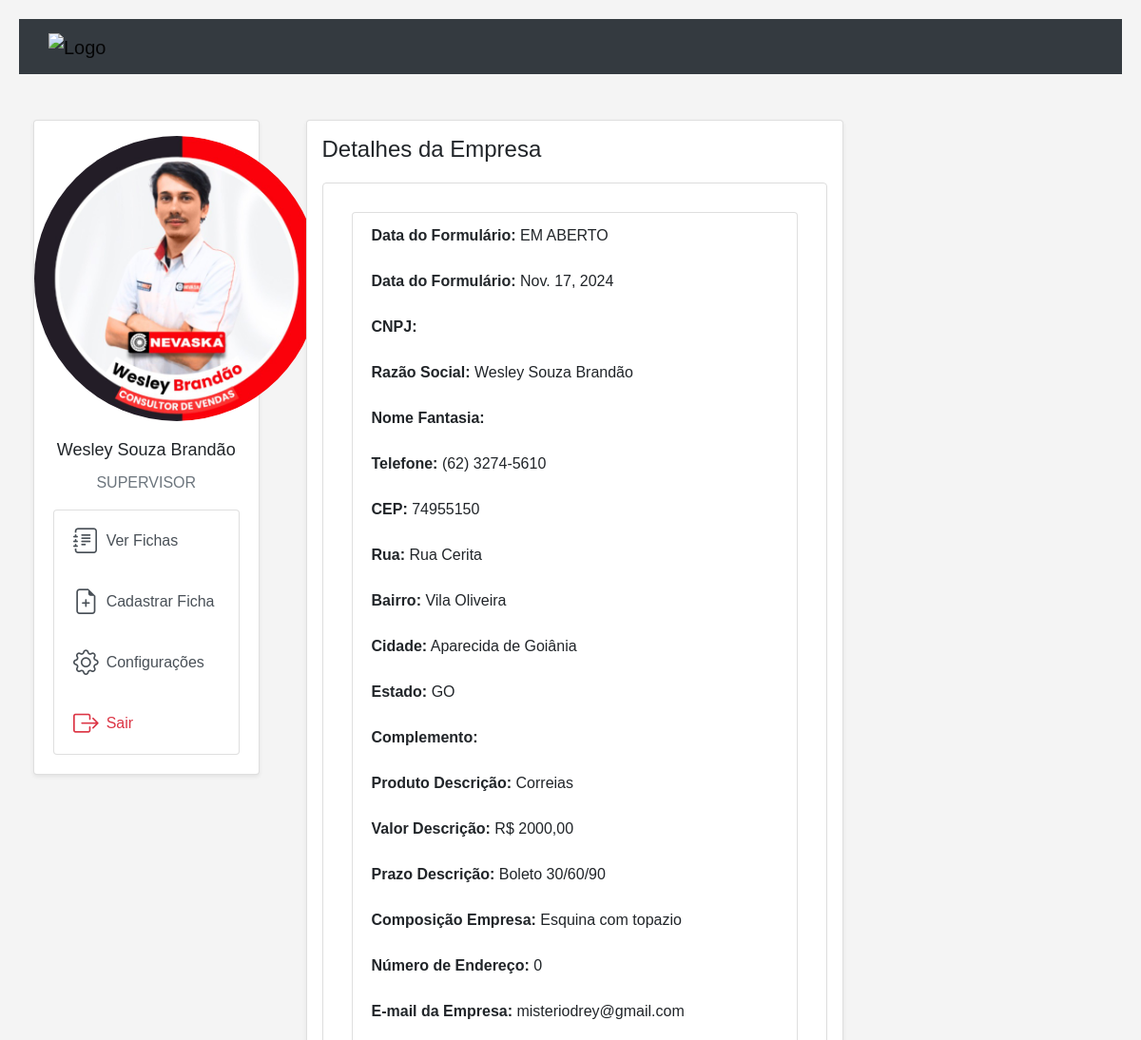
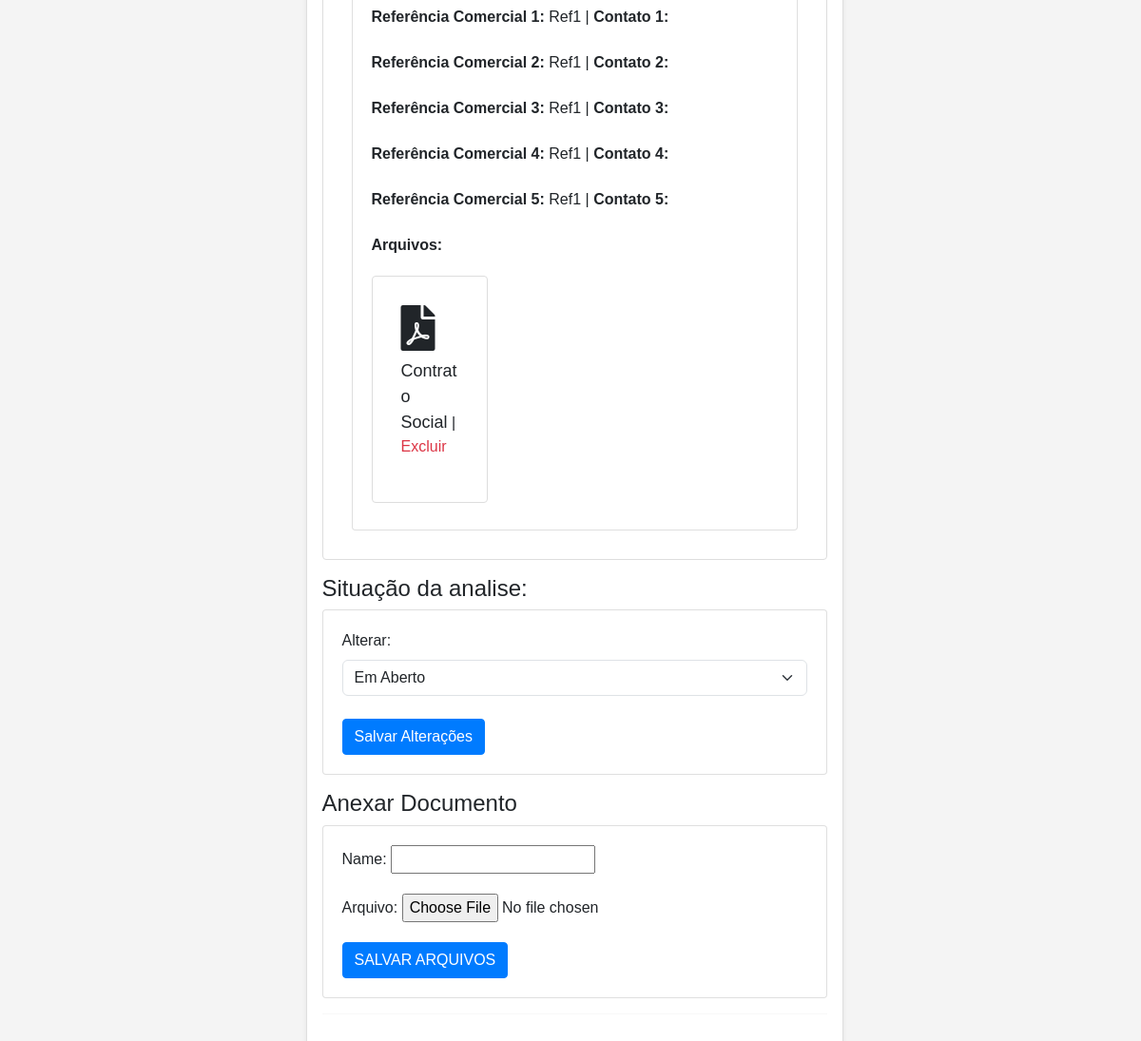
Page /detalhes_empresa/id=1 (signed in) on the committed database (2 pictures, top to bottom).
### reg/models.py (models this page shows, shortened)
class User(AbstractUser):
    rca = models.CharField(max_length=3, null=True, blank=True)
    cargos = models.CharField(choices=[('VENDEDOR', 'Vendedor'), (
        'GERENTE', 'Gerente'), ('SUPERVISOR', 'Supervisor')], max_length=25, null=True)
    first_name = models.CharField(max_length=100, null=True)
    img = models.ImageField(
        upload_to=user_directory_path, blank=True, null=True)

class Empresa(models.Model):
    owner = models.ForeignKey(User, on_delete=models.SET_NULL, null=True)
    data_form = models.DateField(default='2024-01-01')
    situacao_cliente = models.CharField(max_length=50, default='Cadastro')
    cod_cliente = models.CharField(max_length=10, default='0000')
    emp_cnpj = models.CharField(max_length=18, default='00.000.000/0000-00')
    emp_cpf = models.CharField(max_length=14, default='000.000.000-00')
    emp_ie = models.CharField(max_length=9, default='000.000')
    tipo_cliente = models.CharField(max_length=50, default='')
    razao_nome = models.CharField(max_length=255, default='')
    fantasia_nome = models.CharField(max_length=255, default='')
    cep = models.CharField(max_length=9, default='00000-000')
    rua = models.CharField(max_length=255, default='Rua exemplo')
    bairro = models.CharField(max_length=255, default='Bairro exemplo')
    cidade = models.CharField(max_length=255, default='Cidade exemplo')
    estado = models.CharField(max_length=2, default='XX')
    complemento = models.CharField(max_length=255, null=True, default="")
    produto_desc = models.CharField(max_length=255, default='Produto padrão')
    valor_desc = models.CharField(max_length=255, null=True)
    prazo_desc = models.CharField(max_length=255, null=True)
    comp_emp = models.CharField(max_length=255, null=True)
    num_endr = models.CharField(max_length=10, null=True)
    email_empresa = models.CharField(max_length=255, null=True)
    telefone_empresa = models.CharField(max_length=255, null=True)
    referencia1 = models.CharField(max_length=255, default='Referência 1')
    contato1 = models.CharField(max_length=20, default='(00) 0000-0000')
    referencia2 = models.CharField(max_length=255, default='Referência 2')
    contato2 = models.CharField(max_length=20, default='(00) 0000-0000')
    referencia3 = models.CharField(max_length=255, default='Referência 3')
    contato3 = models.CharField(max_length=20, default='(00) 0000-0000')
    referencia4 = models.CharField(max_length=255, default='Referência 4')
    contato4 = models.CharField(max_length=20, default='(00) 0000-0000')
    referencia5 = models.CharField(max_length=255, default='Referência 5')
    contato5 = models.CharField(max_length=20, default='(00) 0000-0000')
    result = models.CharField(choices=[('APROVADO', 'Aprovado'), ('REPROVADO', 'Reprovado'), (
        'EM ANALISE', 'Em Analise'), ('EM ABERTO', 'Em Aberto')], max_length=100, null=True, blank=True)

class Arquivos_empresa(models.Model):
    name = models.CharField(max_length=255, null=True)
    arquivo = models.FileField(upload_to=local_arq,  null=True)
    owner = models.ForeignKey(
        Empresa, related_name="arquivos_empresas", on_delete=models.SET_NULL, null=True)

### reg/views.py (the view)
# urls.py: path('detalhes_empresa/id=<str:id>',
@login_required
def detalhes_empresa(request, id):
    empresa = get_object_or_404(Empresa, id=id)
    arquivos = Arquivos_empresa.objects.filter(owner=empresa)
    if request.method == 'POST':
        form = ArquivosForm(request.POST, request.FILES)
        if form.is_valid():
            novo_arquivo = Arquivos_empresa(
                arquivo=request.FILES['arquivo'],
                name=request.POST['name'],
                owner=empresa
            )
            print(request.FILES)
            novo_arquivo.save()
            return redirect('detalhes-emp', id=empresa.id)
    else:
        form = ArquivosForm()
    context = {
        'empresa': empresa,
        'form': form,
        'arquivos': arquivos,
    }
    return render(request, 'detalhes.html', context)

### templates/detalhes.html (shortened to what this page needs)
{% extends 'index.html' %} {% block content %} {% if empresa %}
<div class="container card shadow-sm p-3">
  <div class="row">
    <div class="col-md-12">
      <div id="empresa-details">
        <h2>Detalhes da Empresa</h2>
        <div class="card">
          <div class="card-body">
            <ul class="list-group">
              {% if empresa.result == NONE %}
              <li class="list-group-item">
                <strong>Data do Formulário:</strong> EM ABERTO
              </li>
              {% else %}
              <li class="list-group-item">
                <strong>Data do Formulário:</strong> {{ empresa.result }}
              </li>
              {% endif %}
              <li class="list-group-item">
                <strong>Data do Formulário:</strong> {{ empresa.data_form }}
              </li>
              <li class="list-group-item">
                <strong>CNPJ:</strong> {{ empresa.emp_cnpj }}
              </li>
              <li class="list-group-item">
                <strong>Razão Social:</strong> {{ empresa.razao_nome }}
              </li>
              <li class="list-group-item">
                <strong>Nome Fantasia:</strong> {{ empresa.fantasia_nome }}
              </li>
              <li class="list-group-item">
                <strong>Telefone:</strong> {{ empresa.telefone_empresa }}
              </li>
              <li class="list-group-item">
                <strong>CEP:</strong> {{ empresa.cep }}
              </li>
              <li class="list-group-item">
                <strong>Rua:</strong> {{ empresa.rua }}
              </li>
              <li class="list-group-item">
                <strong>Bairro:</strong> {{ empresa.bairro }}
              </li>
              <li class="list-group-item">
                <strong>Cidade:</strong> {{ empresa.cidade }}
              </li>
              <li class="list-group-item">
                <strong>Estado:</strong> {{ empresa.estado }}
              </li>
              <li class="list-group-item">
                <strong>Complemento:</strong> {{ empresa.complemento }}
              </li>
              <li class="list-group-item">
                <strong>Produto Descrição:</strong> {{ empresa.produto_desc }}
              </li>
              <li class="list-group-item">
                <strong>Valor Descrição:</strong> {{ empresa.valor_desc }}
              </li>
              <li class="list-group-item">
                <strong>Prazo Descrição:</strong> {{ empresa.prazo_desc }}
              </li>
              <li class="list-group-item">
                <strong>Composição Empresa:</strong> {{ empresa.comp_emp }}
              </li>
              <li class="list-group-item">
                <strong>Número de Endereço:</strong> {{ empresa.num_endr }}
              </li>
              <li class="list-group-item">
                <strong>E-mail da Empresa:</strong> {{ empresa.email_empresa }}
              </li>
              <li class="list-group-item">
                <strong>Referência Comercial 1:</strong> {{ empresa.referencia1 }} | <strong>Contato 1:</strong> {{ empresa.contato1 }}
              </li>
              <li class="list-group-item">
                <strong>Referência Comercial 2:</strong> {{ empresa.referencia2 }} | <strong>Contato 2:</strong> {{ empresa.contato2 }}
              </li>
              <li class="list-group-item">
                <strong>Referência Comercial 3:</strong> {{ empresa.referencia3 }} | <strong>Contato 3:</strong> {{ empresa.contato3 }}
              </li>
              <li class="list-group-item">
                <strong>Referência Comercial 4:</strong> {{ empresa.referencia4 }} | <strong>Contato 4:</strong> {{ empresa.contato4 }}
              </li>
              <li class="list-group-item">
                <strong>Referência Comercial 5:</strong> {{ empresa.referencia5 }} | <strong>Contato 5:</strong> {{ empresa.contato5 }}
              </li>
              <li class="list-group-item">
                <strong>Arquivos:</strong>
                {% if arquivos %}
                <div class="row">
                  {% for arquivo in arquivos %}
                  <div class="col-md-4 mb-3">
                    <div class="card">
                      <div class="card-body">
                        {% if ".jpg" in arquivo.arquivo.name or ".jpeg" in arquivo.arquivo.name or ".png" in arquivo.arquivo.name %}
                        <i class="fas fa-image fa-3x mb-2"></i>
                        {% elif ".pdf" in arquivo.arquivo.name %}
                        <i class="fas fa-file-pdf fa-3x mb-2"></i>
                        {% elif ".docx" in arquivo.arquivo.name %}
                        <i class="fas fa-file-word fa-3x mb-2"></i>
                        {% elif ".xlsx" in arquivo.arquivo.name %}
                        <i class="fas fa-file-excel fa-3x mb-2"></i>
                        {% else %}
                        <i class="fas fa-file fa-3x mb-2"></i>
                        {% endif %}
                        <p>
                          <a
                            href="{{ arquivo.arquivo.url }}"
                            target="_blank"
                            class="card-title"
                            >{{ arquivo.name }}</a
                          >
                          |
                          <a
                            href="{% url 'excluir_arquivo' arquivo.id %}"
                            class="text-danger"
                            onclick="return confirm('Tem certeza que deseja excluir este arquivo?');"
                            >Excluir</a
                          >
                        </p>
                      </div>
                    </div>
                  </div>
                  {% endfor %}
                </div>
                {% else %}
                <p>Nenhum arquivo carregado.</p>
                {% endif %}
              </li>
            </ul>
          </div>
        </div>
      </div>
    </div>
  </div>
  {% if request.user.cargos == "SUPERVISOR"%}
  <div class="row mt-3">
    <div class="col-md-12">
      <div id="upload-documents">
        <h4>Situação da analise:</h4>
        <div class="card">
          <div class="card-body">
            <form method="POST" action="{% url 'resultado' empresa.id %}">
              <label for="result" class="form-label">Alterar:</label>
              <select name="result" class="form-select">
                <option value="EM ABERTO">Em Aberto</option>
              </select>
              <br />
              <div class="row">
                <div class="col-md-12">
                  <button class="btn btn-primary" type="submit">
                    Salvar Alterações
                  </button>
                </div>
              </div>
            </form>
          </div>
        </div>
      </div>
    </div>
  </div>
  {% endif %}
  <div class="row mt-3">
    <div class="col-md-12">
      <div id="upload-documents">
        <h4>Anexar Documento</h4>
        <div class="card">
          <div class="card-body">
            <form
              method="POST"
              action="{% url 'detalhes-emp' empresa.id %}"
              enctype="multipart/form-data"
            >
              <div class="form-group">
                {% if form %} {{ form.as_p }} {% else %}
                <p>Nenhum formulário disponível</p>
                {% endif %}
              </div>
              <button type="submit" class="btn btn-primary">
                SALVAR ARQUIVOS
              </button>
            </form>
          </div>
        </div>
      </div>
    </div>
  </div>
  <hr />
  {% endif %} {% endblock %}

### templates/index.html (shortened to what this page needs)
<!DOCTYPE html>
<html lang="en">
  <head>
    {% load static %}
    <link
      href="https://cdnjs.cloudflare.com/ajax/libs/font-awesome/5.15.4/css/all.min.css"
      rel="stylesheet"
    />
    <link rel="stylesheet" href="https://cdn.jsdelivr.net/npm/bootstrap-icons@1.11.3/font/bootstrap-icons.min.css">
    <link
      href="https://cdn.jsdelivr.net/npm/bootstrap@5.3.3/dist/css/bootstrap.min.css"
      rel="stylesheet"
    />
    <link
      href="https://stackpath.bootstrapcdn.com/bootstrap/4.3.1/css/bootstrap.min.css"
      rel="stylesheet"
    />
    <link rel="stylesheet" href="{% static 'main.css' %}" />
  </head>
  <body>
    <div class="page-container">
      <section class="page-container__content">
        {% if user.is_authenticated %} {% include 'nav.html' %}
        <div class="row mt-5">
          <div class="col-md-3">
            <div class="container">
              <div class="row">
                <div class="col-md-12">
                  <div class="card shadow-sm">
                    {% if user.img %}
                    <img
                      src="{{ user.img.url }}"
                      class="card-img-top rounded-circle mx-auto d-block mt-3"
                      alt="{{ user.first_name }}"
                      style="width: 300px; height: 300px; object-fit: cover"
                    />
                  {% endif %}
                    <div class="card-body text-center">
                      <h5 class="card-title">{{ user.first_name }}</h5>
                      <p class="card-text text-muted">{{ user.cargos }}</p>
                      <div class="list-group">
                        <a
                          href="{% url 'lista' %}"
                          class="list-group-item list-group-item-action d-flex align-items-center"
                          style="transition: background-color 0.3s, transform 0.3s;"
                          onmouseover="this.style.backgroundColor='#f8f9fa'; this.style.transform='scale(1.02)';"
                          onmouseout="this.style.backgroundColor=''; this.style.transform='scale(1)';"
                        >
                          <i class="bi bi-journal-text me-2" style="font-size: 20pt;"></i>
                          Ver Fichas
                        </a>
                        <a
                          href="{% url 'registro' %}"
                          class="list-group-item list-group-item-action d-flex align-items-center"
                          style="transition: background-color 0.3s, transform 0.3s;"
                          onmouseover="this.style.backgroundColor='#f8f9fa'; this.style.transform='scale(1.02)';"
                          onmouseout="this.style.backgroundColor=''; this.style.transform='scale(1)';"
                        >
                          <i class="bi bi-file-earmark-plus me-2" style="font-size: 20pt;"></i>
                          Cadastrar Ficha
                        </a>
                        <a
                          href="{% url 'editar_perfil' %}"
                          class="list-group-item list-group-item-action d-flex align-items-center"
                          style="transition: background-color 0.3s, transform 0.3s; text-transform: capitalize;"
                          onmouseover="this.style.backgroundColor='#f8f9fa'; this.style.transform='scale(1.02)';"
                          onmouseout="this.style.backgroundColor=''; this.style.transform='scale(1)';"
                        >
                          <i class="bi bi-gear me-2" style="font-size: 20pt;"></i>
                          Configurações
                        </a>
                        <a
                          href="{% url 'logout' %}"
                          class="list-group-item list-group-item-action d-flex align-items-center text-danger"
                          style="transition: background-color 0.3s, transform 0.3s;"
                          onmouseover="this.style.backgroundColor='#f8d7da'; this.style.transform='scale(1.02)';"
                          onmouseout="this.style.backgroundColor=''; this.style.transform='scale(1)';"
                        >
                          <i class="bi bi-box-arrow-right me-2" style="font-size: 20pt;"></i>
                          Sair
                        </a>
                      </div>
                    </div>
                    </div>
                  </div>
                  </div>
                </div>
              </div>
          <div class="col-md-6 ms-1">
            {% block content %} {% endblock %}
          </div>
        </div>
        {% endif %}
      </section>
    </div>
  </body>
</html>

### rows in the picture
User: img (picture), first_name "Wesley Souza Brandão", cargos "SUPERVISOR"
Empresa: result "EM ABERTO", data_form "Nov. 17, 2024", razao_nome "Wesley Souza Brandão", telefone_empresa "(62) 3274-5610", cep "74955150", rua "Rua Cerita", bairro "Vila Oliveira", cidade "Aparecida de Goiânia", estado "GO", produto_desc "Correias", valor_desc "R$ 2000,00", prazo_desc "Boleto 30/60/90", comp_emp "Esquina com topazio", num_endr "0", email_empresa "misteriodrey@gmail.com", referencia1 "Ref1", referencia2 "Ref1", referencia3 "Ref1", referencia4 "Ref1", referencia5 "Ref1"
Arquivos_empresa: name "Contrato Social"
